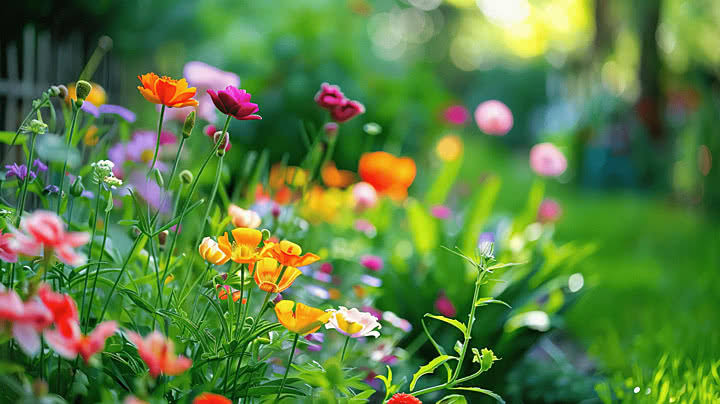
#> input picture image.jpeg, 720 x 404 px
$ python task3.py
#> lines starting #> are read from the running program, lines starting #| are printed output that depends on the picture
import numpy as np
from PIL import Image
import matplotlib.pyplot as plt

# Load image
image = Image.open("image.jpeg").convert("RGB")
#> image is the input picture: PIL image 720x404 RGB; mean R, G, B 91.3, 127.6, 65.6
img = np.array(image)

# Extract individual color channels
red = img[:, :, 0]
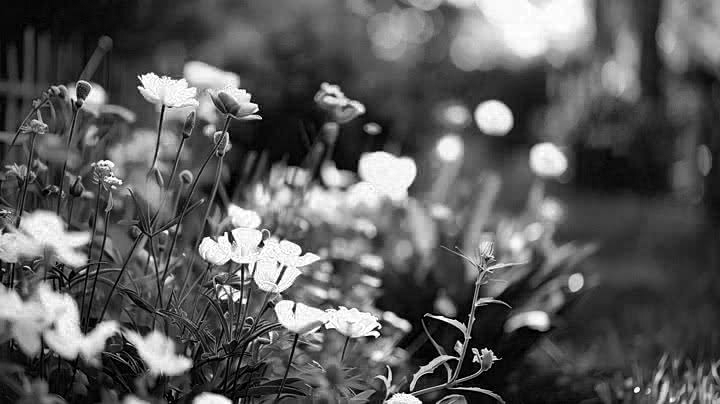
#> red: shape (404, 720); min 0, max 255, mean 91.3
green = img[:, :, 1]
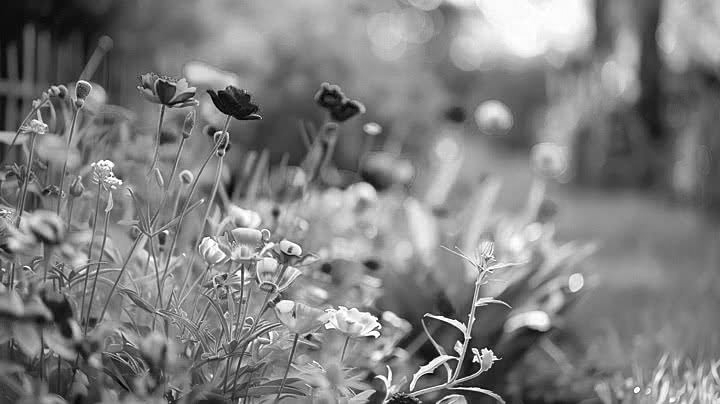
#> green: shape (404, 720); min 0, max 255, mean 127.6
blue = img[:, :, 2]
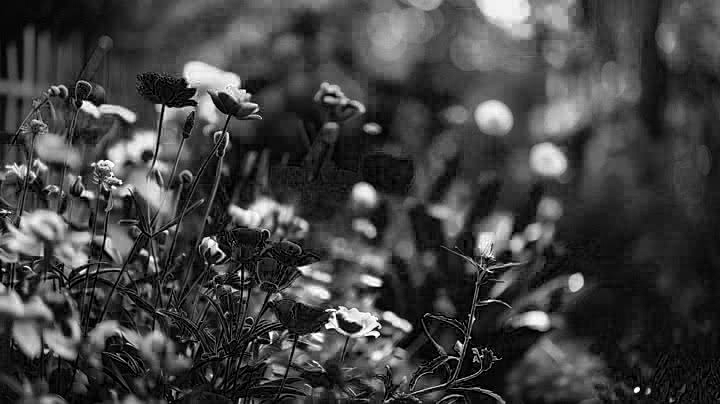
#> blue: shape (404, 720); min 0, max 255, mean 65.6

# Create isolated color images
red_only = np.zeros_like(img)
green_only = np.zeros_like(img)
blue_only = np.zeros_like(img)

red_only[:, :, 0] = red
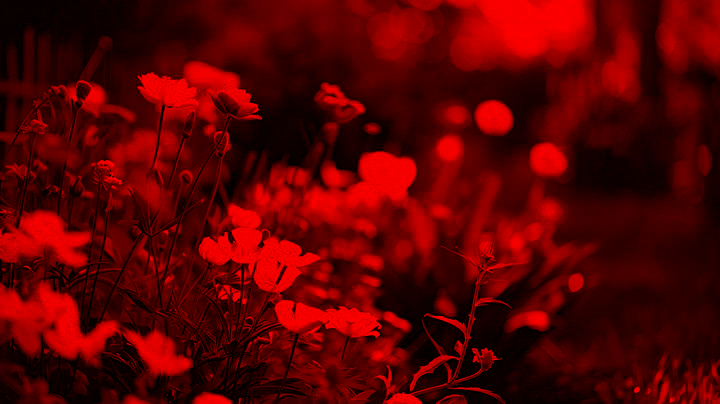
#> red_only: shape (404, 720, 3); mean of channels 0, 1, 2 91.3, 0, 0; drawn as R, G, B
green_only[:, :, 1] = green
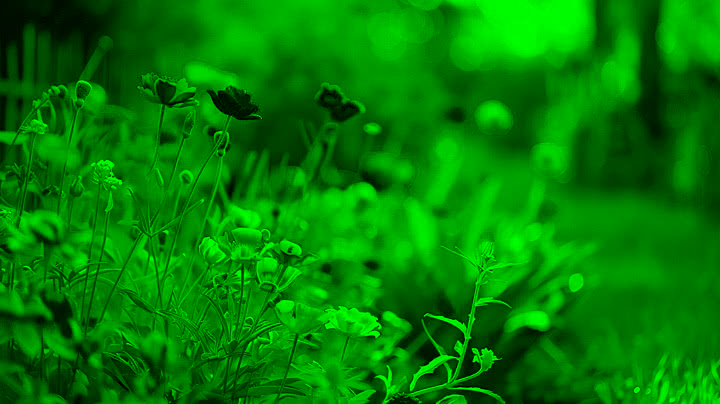
#> green_only: shape (404, 720, 3); mean of channels 0, 1, 2 0, 127.6, 0; drawn as R, G, B
blue_only[:, :, 2] = blue
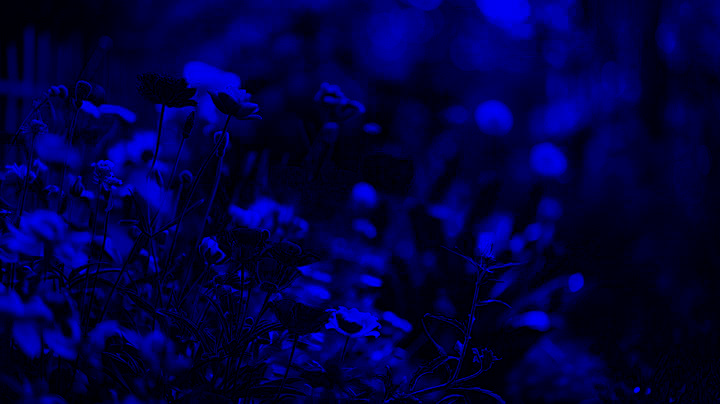
#> blue_only: shape (404, 720, 3); mean of channels 0, 1, 2 0, 0, 65.6; drawn as R, G, B

# Print channel extraction summary
print("\n--- CHANNEL EXTRACTION SUMMARY ---")
print("Original Image Shape :", img.shape)
#| Original Image Shape : (404, 720, 3)
print(f"Red Channel 2D Shape : {red.shape} | Mean Intensity: {red.mean():.2f}")
#| Red Channel 2D Shape : (404, 720) | Mean Intensity: 91.31
print(f"Green Channel 2D Shape: {green.shape} | Mean Intensity: {green.mean():.2f}")
#| Green Channel 2D Shape: (404, 720) | Mean Intensity: 127.62
print(f"Blue Channel 2D Shape : {blue.shape} | Mean Intensity: {blue.mean():.2f}")
#| Blue Channel 2D Shape : (404, 720) | Mean Intensity: 65.56

# Create 2 x 3 subplot layout
fig, axes = plt.subplots(2, 3, figsize=(15, 8))

# Top row: Red-only, Green-only, Blue-only
axes[0, 0].imshow(red_only)
axes[0, 0].set_title("Red-Only")

axes[0, 1].imshow(green_only)
axes[0, 1].set_title("Green-Only")

axes[0, 2].imshow(blue_only)
axes[0, 2].set_title("Blue-Only")

# Bottom row: Grayscale channel intensity maps
axes[1, 0].imshow(red, cmap="gray")
axes[1, 0].set_title("Red Channel - Grayscale")

axes[1, 1].imshow(green, cmap="gray")
axes[1, 1].set_title("Green Channel - Grayscale")

axes[1, 2].imshow(blue, cmap="gray")
axes[1, 2].set_title("Blue Channel - Grayscale")

# Remove axes
for ax in axes.flat:
    ax.axis("off")

plt.tight_layout()
plt.show()

print("Display Window : Matplotlib 2x3 Subplot Grid Rendered.")
